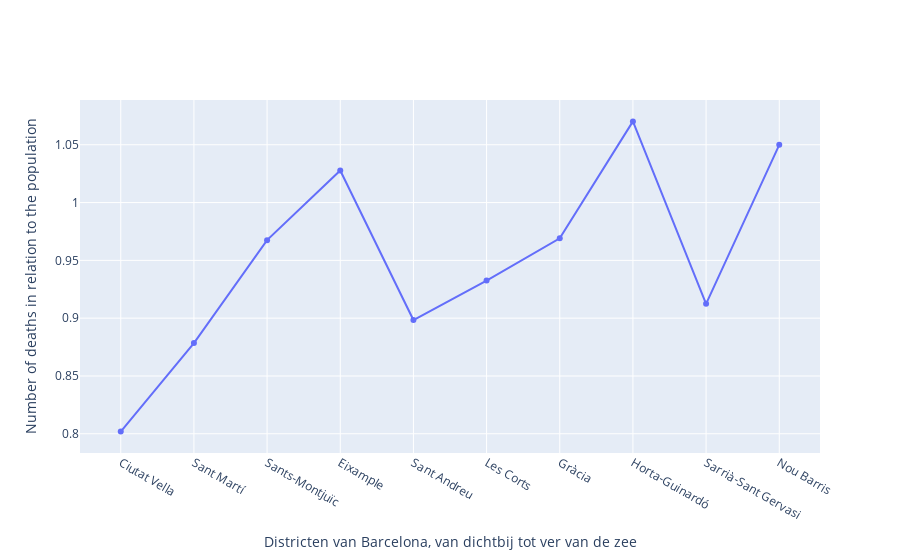

The notebook cell this image was saved under:
### Code cell
#bubble chart maken
fig2 = go.Figure(data=[go.Scatter(
    x= deaths_district.index, 
    y= deaths_of_population,
    mode = 'lines + markers',
)])

print(accidents_of_population)

fig2.update_layout(
    yaxis_title = 'Number of deaths in relation to the population', 
    xaxis_title = 'Districten van Barcelona, van dichtbij tot ver van de zee'
)

# plus nog tekst over de hovers ook over de grootte
fig2.show()

### Figure 1 — Plotly figure (JSON) as saved in the notebook; plotly's stock layout.template omitted (floating-point values rounded to 4 significant figures)
{"data": [{"mode": "lines+markers", "type": "scatter", "x": ["Ciutat Vella", "Sant Martí", "Sants-Montjuïc", "Eixample", "Sant Andreu", "Les Corts", "Gràcia", "Horta-Guinardó", "Sarrià-Sant Gervasi", "Nou Barris"], "y": [0.8019, 0.8785, 0.9675, 1.028, 0.8984, 0.9326, 0.9691, 1.07, 0.9124, 1.05]}], "layout": {"xaxis": {"title": {"text": "Districten van Barcelona, van dichtbij tot ver van de zee"}}, "yaxis": {"title": {"text": "Number of deaths in relation to the population"}}}}
